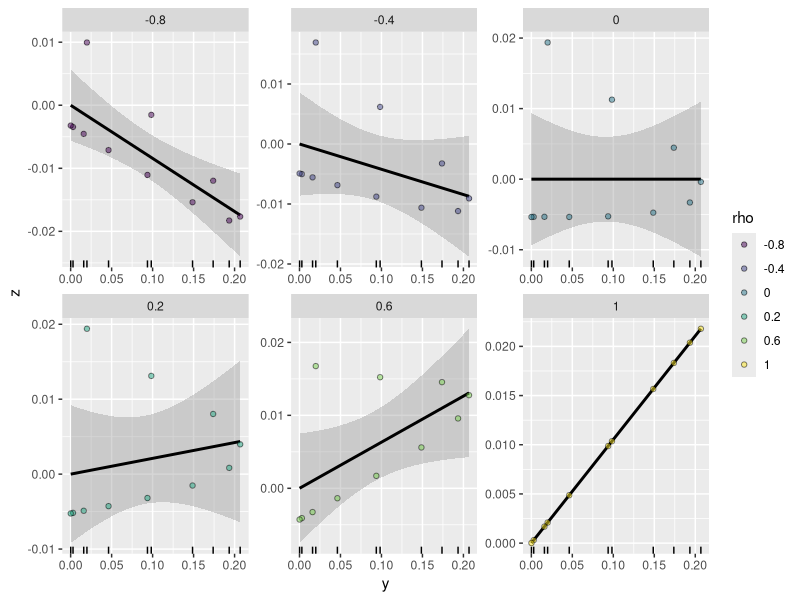
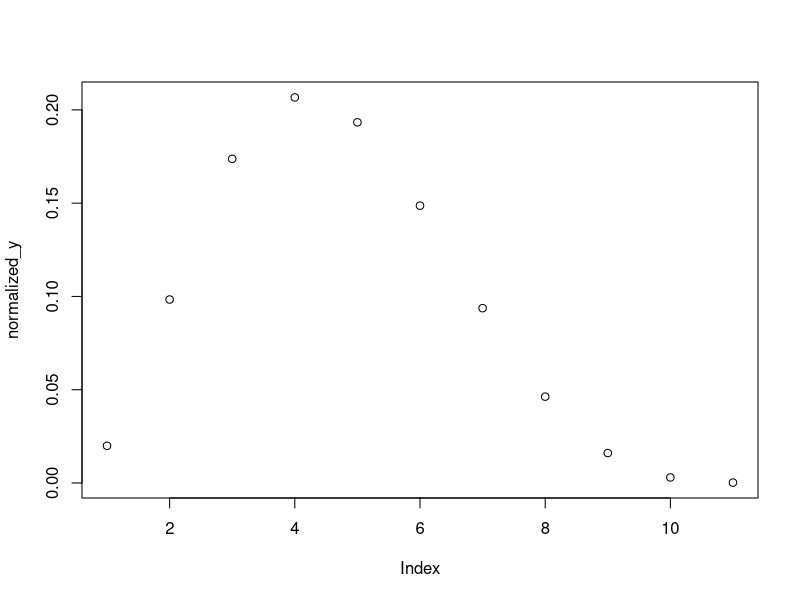
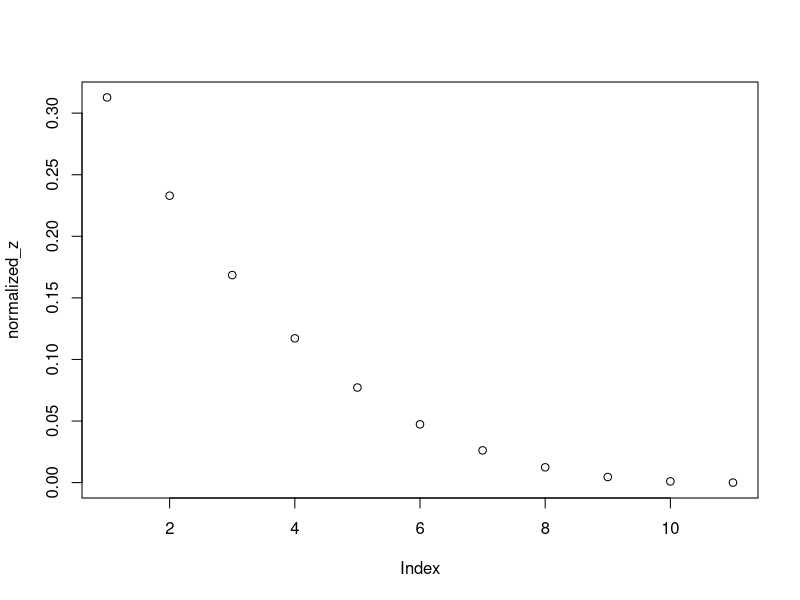

These figures' R source, in order:
alphas = c(1,3)
betas = c(4,5)

set_size = 11
p = seq(0, 1, length=set_size+1)
dist = (p[2] - p[1])/2
x = vector(mode = "numeric", length=set_size)
for (j in 1:length(x)){
  x[j] = dist + p[j]
}
mat = matrix(0, length(alphas), length(x))
#y[1,] = pbeta(x+dist, alphas[i], betas[i]) - pbeta(x-dist, alphas[i], betas[i])
#plot(p, y[1,], ylab="density", type ="l", col=1, ylim=c(0,1))
for (i in 1:length(alphas)){
  mat[i,] <- pbeta(x+dist, alphas[i], betas[i]) - pbeta(x-dist, alphas[i], betas[i])
}

x <- mat[1,]
y <- mat[2,]

complement <- function(y, rho, x) {
  if (missing(x)) x <- rnorm(length(y)) # Optional: supply a default if `x` is not given
  y.perp <- residuals(lm(x ~ y))
  rho * sd(y.perp) * y + y.perp * sd(y) * sqrt(1 - rho^2)
}

#y <- rnorm(50, sd=10)
#x <- 1:50 # Optional
rho <- seq(0, 1, length.out=6) * rep(c(-1,1), 3)
X <- data.frame(z=as.vector(sapply(rho, function(rho) complement(y, rho, x))),
                rho=ordered(rep(signif(rho, 2), each=length(y))),
                y=rep(y, length(rho)))

library(ggplot2)
ggplot(X, aes(y,z, group=rho)) + 
  geom_smooth(method="lm", color="Black") + 
  geom_rug(sides="b") + 
  geom_point(aes(fill=rho), alpha=1/2, shape=21) +
  facet_wrap(~ rho, scales="free")

     
library(tidyverse)

temp <- X %>% filter(rho==0.2)
min(temp$y)
min(temp$z)

#shift to be positive
positive_y <- temp$y + abs(min(temp$y))
positive_z <- temp$z + abs(min(temp$z))

#normalize
normalized_y <- positive_y / sum(positive_y)
normalized_z <- positive_z / sum(positive_z)

cor(normalized_y, normalized_z)

plot(normalized_y)
plot(normalized_z)
